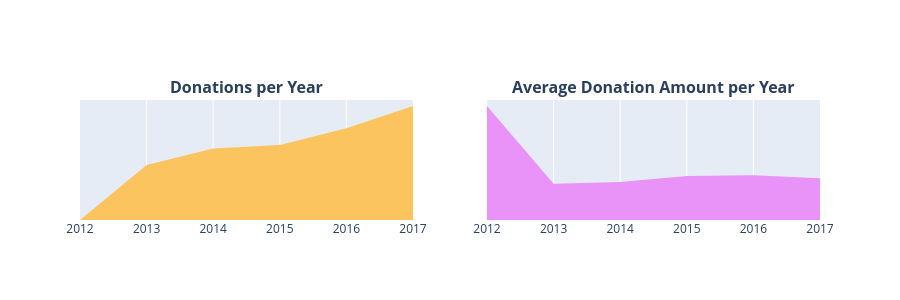

Notebook cell for this chart:
### Markdown cell above
## 3.4 ¿Qué montos de donación se recibieron y en qué períodos?

En esta sección se analizará la evolución de las donaciones a lo largo del tiempo, considerando tanto la cantidad de donaciones realizadas como el monto promedio recibido cada año.

### 3.4.1 Número de donaciones por año

Se examinará la cantidad total de donaciones registradas en cada año para identificar tendencias de crecimiento o disminución en la participación de los donantes.

### 3.4.2 Monto promedio de las donaciones por año

Se analizará el valor promedio de las donaciones realizadas durante cada año, con el objetivo de observar cómo ha variado el importe de las aportaciones a lo largo del tiempo.

### Code cell
donations_df['Donation Date'] = pd.to_datetime(donations_df['Donation Received Date'])
donations_df['Donation Year'] = donations_df['Donation Date'].dt.year
donations_df['Donation Month'] = donations_df['Donation Date'].dt.month
donations_df['Donation Day'] = donations_df['Donation Date'].dt.day
donations_df['Donation Weekday'] = donations_df['Donation Date'].dt.weekday
donations_df['Donation Hour'] = donations_df['Donation Date'].dt.hour

t1 = donations_df.groupby(['Donation Year']).agg({'Donation Month' : 'count', 'Donation Amount' : 'mean'}).reset_index().rename(columns={'Donation Month' : 'Total Donations', 'Donation Amount' : 'Average Amount'})
x = t1['Donation Year']
y1 = t1['Total Donations']
y2 = t1['Average Amount']
trace1 = go.Scatter(x=x[:-1], y=y1[:-1], fill='tozeroy', fillcolor = '#fcc45f', mode= 'none')
trace2 = go.Scatter(x=x[:-1], y=y2[:-1], fill='tozeroy', fillcolor = "#e993f9", mode= 'none')
fig = tools.make_subplots(rows=1, cols=2, print_grid=False, subplot_titles = ["<b>Donations per Year</b>", "<b>Average Donation Amount per Year</b>"])
fig.append_trace(trace1, 1, 1);
fig.append_trace(trace2, 1, 2);

fig['layout'].update(height=300, showlegend=False, yaxis=dict(
        autorange=True,
        showgrid=False,
        zeroline=False,
        showline=False,
        
        ticks='',
        showticklabels=False
    ), yaxis2=dict(
        autorange=True,
        showgrid=False,
        zeroline=False,
        showline=False,
       
        ticks='',
        showticklabels=False
    ));
iplot(fig);

### Figure 1 — Plotly figure (JSON) as saved in the notebook; plotly's stock layout.template omitted (floating-point values rounded to 4 significant figures)
{"data": [{"fill": "tozeroy", "fillcolor": "#fcc45f", "mode": "none", "type": "scatter", "x": [2012, 2013, 2014, 2015, 2016, 2017], "xaxis": "x", "y": [149, 573983, 746608, 783362, 957265, 1190542], "yaxis": "y"}, {"fill": "tozeroy", "fillcolor": "#e993f9", "mode": "none", "type": "scatter", "x": [2012, 2013, 2014, 2015, 2016, 2017], "xaxis": "x2", "y": [166.7, 53.01, 55.53, 64.45, 65.45, 61.21], "yaxis": "y2"}], "layout": {"annotations": [{"font": {"size": 16}, "showarrow": false, "text": "<b>Donations per Year</b>", "x": 0.225, "xanchor": "center", "xref": "paper", "y": 1, "yanchor": "bottom", "yref": "paper"}, {"font": {"size": 16}, "showarrow": false, "text": "<b>Average Donation Amount per Year</b>", "x": 0.775, "xanchor": "center", "xref": "paper", "y": 1, "yanchor": "bottom", "yref": "paper"}], "height": 300, "showlegend": false, "xaxis": {"anchor": "y", "domain": [0, 0.45]}, "xaxis2": {"anchor": "y2", "domain": [0.55, 1]}, "yaxis": {"anchor": "x", "autorange": true, "domain": [0, 1], "showgrid": false, "showline": false, "showticklabels": false, "ticks": "", "zeroline": false}, "yaxis2": {"anchor": "x2", "autorange": true, "domain": [0, 1], "showgrid": false, "showline": false, "showticklabels": false, "ticks": "", "zeroline": false}}}
